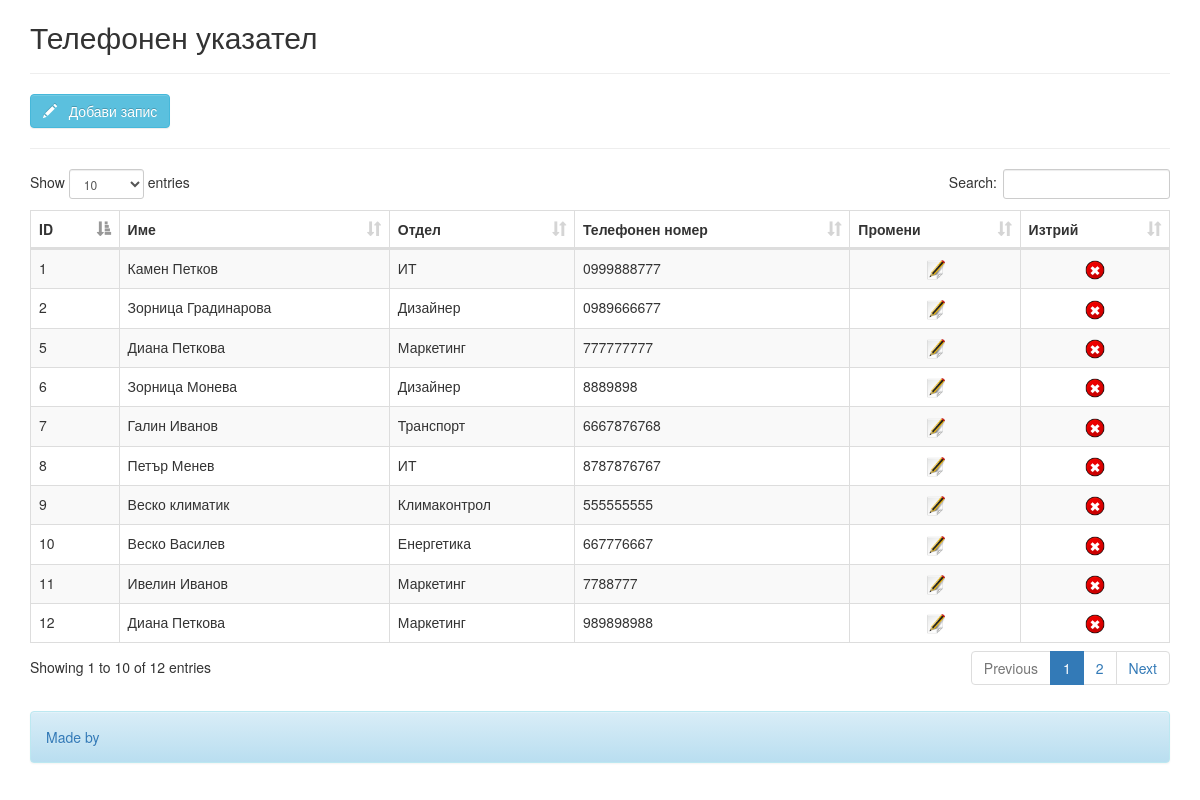
The page / on the database its author committed.
### tables this page shows
CREATE TABLE IF NOT EXISTS `tbl_phonebook` (
  `emp_id` int(11) NOT NULL AUTO_INCREMENT,
  `emp_name` varchar(25) NOT NULL,
  `emp_dept` varchar(50) NOT NULL,
  `emp_phonenumber` varchar(10) NOT NULL,
  PRIMARY KEY (`emp_id`)
);

### index.php (the view, shortened to what this page needs)
<!DOCTYPE html>
<html xmnls="http://www.w3.org/1999/xhtml">
    <head>
        <link href="bootstrap/css/bootstrap.min.css" rel="stylesheet" media="screen">
<link href="bootstrap/css/bootstrap-theme.min.css" rel="stylesheet" media="screen">
<link href="assets/datatables.min.css" rel="stylesheet" type="text/css">
</head>
<body>
	<div class="container">
        <h2 class="form-signin-heading">Телефонен указател</h2><hr />
        <button class="btn btn-info" type="button" id="btn-add"> <span class="glyphicon glyphicon-pencil"></span> &nbsp; Добави запис</button>
        <hr />
        <div class="content-loader">
        <table cellspacing="0" width="100%" id="example" class="table table-striped table-hover table-responsive">
        <thead>
        <tr>
        <th>ID</th>
        <th>Име</th>
        <th>Отдел</th>
        <th>Телефонен номер</th>
        <th>Промени</th>
        <th>Изтрий</th>
        </tr>
        </thead>
        <tbody>
        <?php
        require_once 'dbconfig.php';
        $stmt = $db_con->prepare("SELECT * FROM tbl_phonebook ORDER BY emp_id DESC");
        $stmt->execute();
		while($row=$stmt->fetch(PDO::FETCH_ASSOC))
		{
			?>
			<tr>
			<td><?php echo $row['emp_id']; ?></td>
			<td><?php echo $row['emp_name']; ?></td>
			<td><?php echo $row['emp_dept']; ?></td>
			<td><?php echo $row['emp_phonenumber']; ?></td>
			<td align="center">
			<a id="<?php echo $row['emp_id']; ?>" class="edit-link" href="#" title="Edit">
			<img src="edit.png" width="20px" />
            </a></td>
			<td align="center"><a id="<?php echo $row['emp_id']; ?>" class="delete-link" href="#" title="Delete">
			<img src="delete.png" width="20px" />
            </a></td>
			</tr>
			<?php
		}
		?>
        </tbody>
        </table>
        </div>
    </div>
    <br />
    <div class="container">
        <div class="alert alert-info">
        <a href="http://prebor.space" target="_blank">Made by</a>
        </div>
    </div>
</body>
</html>

### rows shown on the page
tbl_phonebook: emp_id "12", emp_name "Диана Петкова", emp_dept "Маркетинг", emp_phonenumber "989898988"
tbl_phonebook: emp_id "11", emp_name "Ивелин Иванов", emp_dept "Маркетинг", emp_phonenumber "7788777"
tbl_phonebook: emp_id "10", emp_name "Веско Василев", emp_dept "Енергетика", emp_phonenumber "667776667"
tbl_phonebook: emp_id "9", emp_name "Веско климатик", emp_dept "Климаконтрол", emp_phonenumber "555555555"
tbl_phonebook: emp_id "8", emp_name "Петър Менев", emp_dept "ИТ", emp_phonenumber "8787876767"
tbl_phonebook: emp_id "7", emp_name "Галин Иванов", emp_dept "Транспорт", emp_phonenumber "6667876768"
tbl_phonebook: emp_id "6", emp_name "Зорница Монева", emp_dept "Дизайнер", emp_phonenumber "8889898"
tbl_phonebook: emp_id "5", emp_name "Диана Петкова", emp_dept "Маркетинг", emp_phonenumber "777777777"
tbl_phonebook: emp_id "2", emp_name "Зорница Градинарова", emp_dept "Дизайнер", emp_phonenumber "0989666677"
tbl_phonebook: emp_id "1", emp_name "Камен Петков", emp_dept "ИТ", emp_phonenumber "0999888777"
